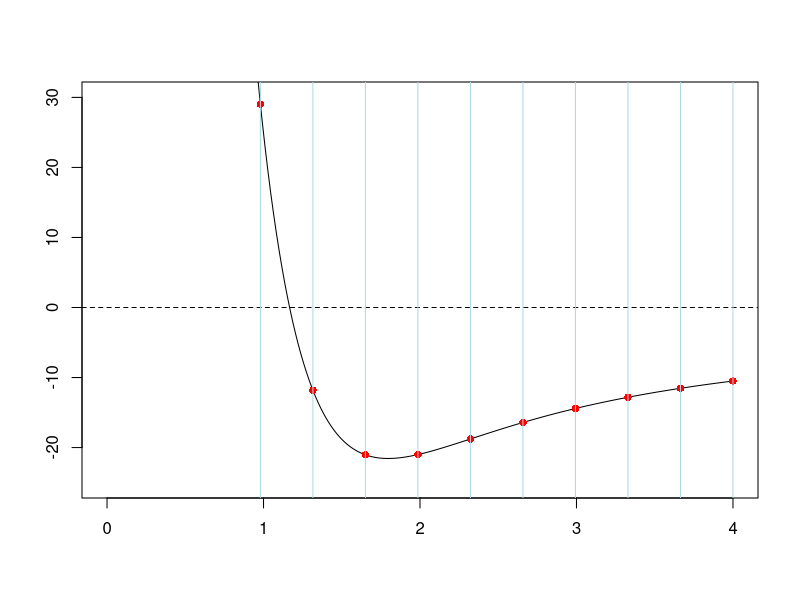
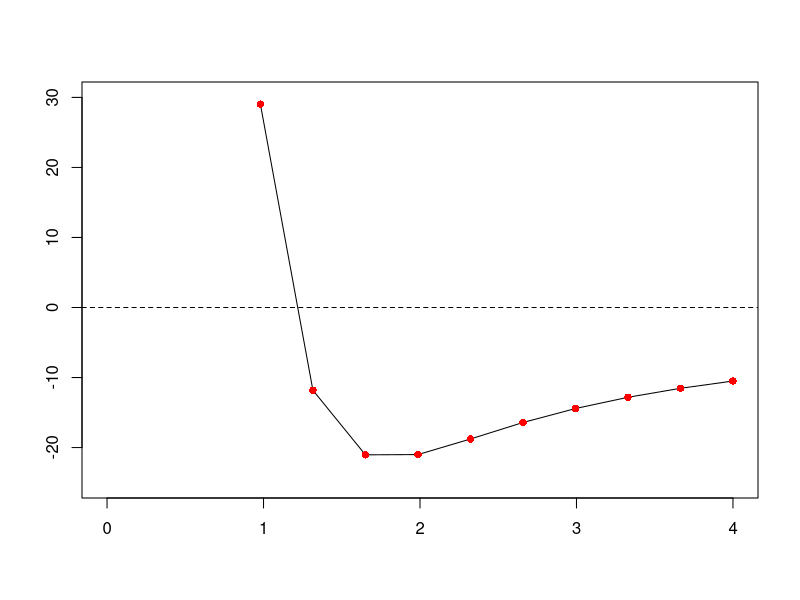

Source code (R) for these figures, in order:


coul <- function(r, qi, qj){
	return ((qi * qj)/(4.0*pi*0.0055264*r))
}

buck <- function(r, A, rho, C){
	return (A*exp(-r/rho) - C/r^6)
}

morse <- function(r, D, gamma, r_star){
	return (D*(exp(-2*gamma*(r-r_star)))-2*exp(-gamma*(r-r_star)))
}

pot <- function(r, qi, qj, A, rho, C, D, gamma, r_star){
	return (coul(r, qi,qj) + buck(r, A, rho, C) + morse(r, D, gamma, r_star))
}


A <- 693.650934
rho <- 0.327022
C <- 0.0

D <- 0.577190
gamma <- 1.650000
r_star <- 2.369000

q_O <- -1.2
q_U <- 2.4

UO_pot <- function(r){
	return(pot(r, q_O, q_U, A, rho, C, D, gamma, r_star))
}



xlim <- c(0, 4)
ylim <- c(-25, 30)

pdf("analytical_plot.pdf", fonts = "Helvetica")
r <- seq(0.5, 4, length.out = 200)
r_coarse <- seq(0.98, 4, length.out = 10)

UO <- UO_pot(r)
UO_coarse <- UO_pot(r_coarse)

plot(r, UO, xlim = xlim, ylim = ylim, type = "l", xlab = NA, ylab = NA)
points(r_coarse, UO_coarse, col = 'red', pch=16)
abline(h=0, lty="dashed")
abline(v=r_coarse, col = "lightblue")
dev.off()

pdf("table_plot.pdf")
plot(r_coarse, UO_coarse, xlim = xlim, ylim = ylim, type = "l", xlab = NA, ylab = NA)
points(r_coarse, UO_coarse, col = 'red', pch=16)
abline(h=0, lty="dashed")
dev.off()